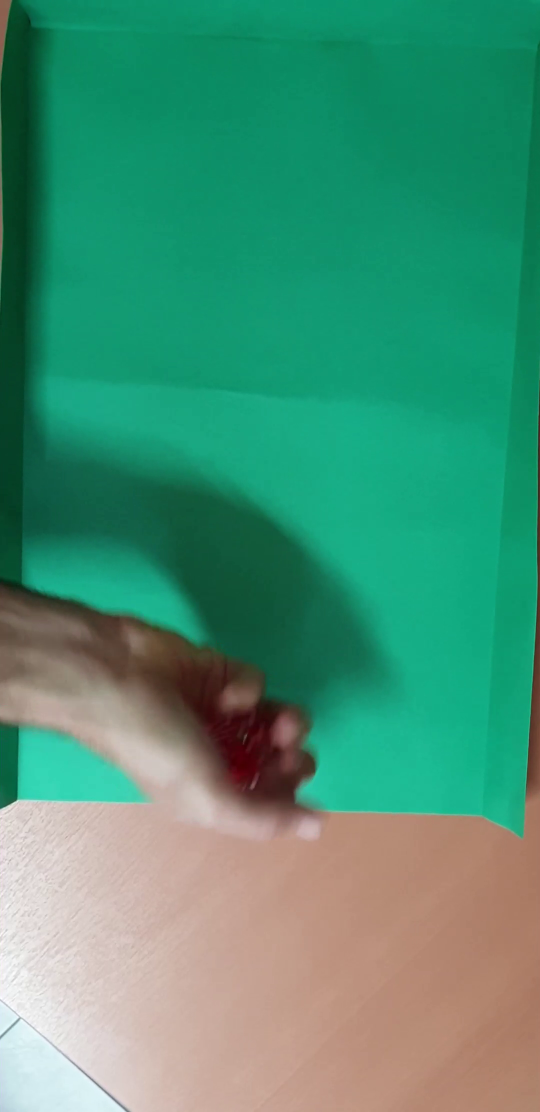
#> input picture frame 14 of tirada_1.mp4, 1080 x 2224 px (shown at 1/2 size)
$ python problema_1.py
#> lines starting #> are read from the running program, lines starting #| are printed output that depends on the picture; after the words box and inside, x2 and y2 are one past the last pixel; in counts of white or black regions, pixels touching at a corner belong together
#> in procesar_video, frame is the input picture: shape (2224, 1080, 3); mean B, G, R 116.6, 145.4, 73.4
import os
import cv2
import matplotlib.pyplot as plt
import numpy as np

folder_output = 'videos/output'
os.makedirs(folder_output, exist_ok = True)  # Si no existe, crea la carpeta 'output' en el directorio "videos"

def generar_mascara(frame):
    frame_hsv  = cv2.cvtColor(frame, cv2.COLOR_BGR2HSV)
#> frame_hsv: shape (741, 360, 3); mean H, S, V 58.6, 170, 155.6
    h, s, _ = cv2.split(frame_hsv)
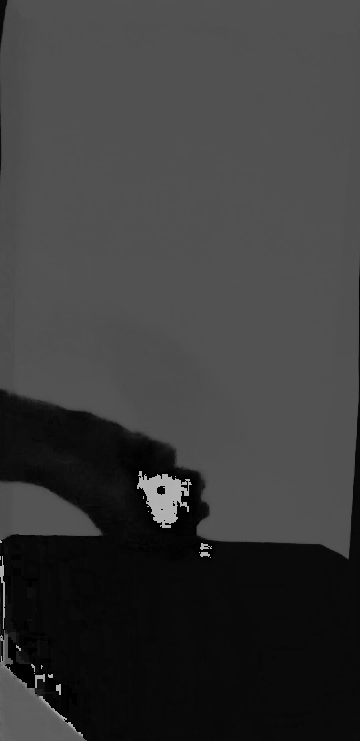
#> h: shape (741, 360); min 0, max 179, mean 58.6
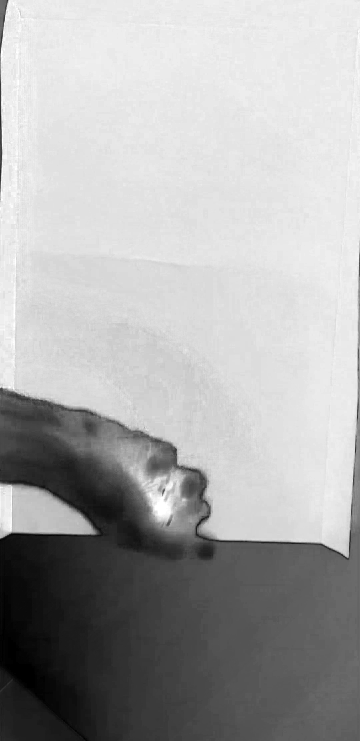
#> s: shape (741, 360); min 0, max 255, mean 170
    mask_R = (h < 10) | (h > 170)
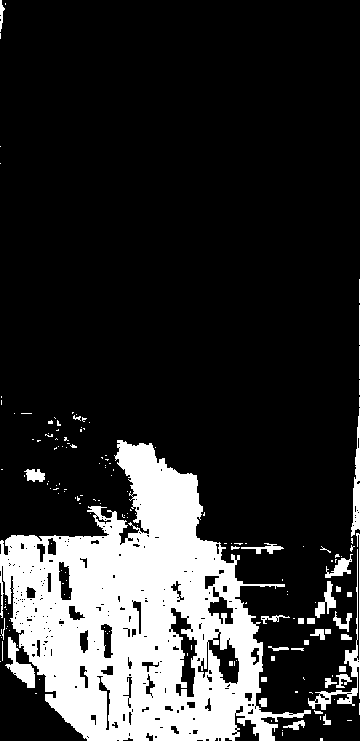
#> mask_R: shape (741, 360) bool; 19.1% white; 170 white regions (132 under 20 px), largest, box (x1, y1, x2, y2) and area: (0, 440, 311, 741) 45888, (308, 533, 360, 710) 993, (5, 637, 35, 688) 597
    mask_S = (s > 100)
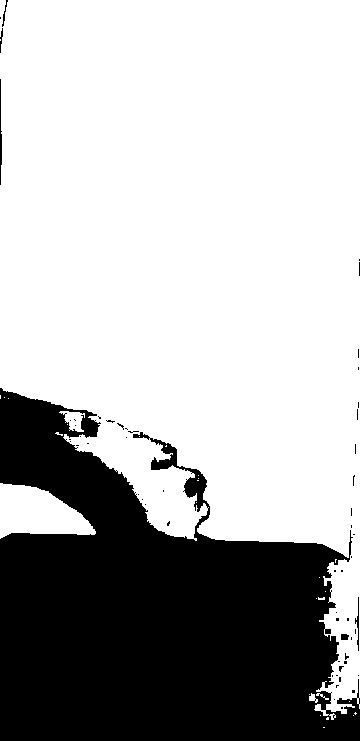
#> mask_S: shape (741, 360) bool; 69.5% white; 57 black regions (51 under 20 px), largest, box (x1, y1, x2, y2) and area: (0, 388, 360, 741) 80855, (0, 79, 2, 185) 138, (355, 597, 359, 651) 79, (341, 634, 349, 640) 43, (2, 0, 8, 27) 41, (0, 28, 3, 53) 36
    mask = (mask_R & mask_S).astype('uint8') * 255
#> mask: shape (741, 360); 2.4% white; 55 white regions (38 under 20 px), largest, box (x1, y1, x2, y2) and area: (114, 440, 203, 541) 4340, (351, 408, 360, 537) 578, (331, 533, 360, 700) 568
    elemento_estructural = cv2.getStructuringElement(cv2.MORPH_RECT,(2,2))
    mask_modif = cv2.morphologyEx(mask,cv2.MORPH_CLOSE, elemento_estructural)
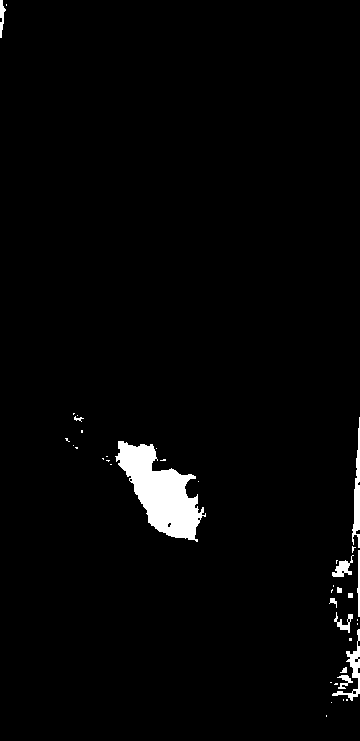
#> mask_modif: shape (741, 360); 2.4% white; 40 white regions (27 under 20 px), largest, box (x1, y1, x2, y2) and area: (115, 441, 206, 542) 4391, (352, 417, 360, 548) 525, (332, 629, 360, 701) 437
    return mask_modif

def es_dado(stats_dado, recorte_bool_dado, area_total):
    x = stats_dado[0]
    y = stats_dado[1]
    w = stats_dado[2]
    h = stats_dado[3]

    contours, hierarchy = cv2.findContours(recorte_bool_dado, cv2.RETR_TREE, cv2.CHAIN_APPROX_SIMPLE)

    if hierarchy is None:
        return -1

    idx_dado = None

    for j, cnt in enumerate(contours):
        parent = hierarchy[0][j][3]
        if parent == -1: #Contorno padre, el dado

            area = cv2.contourArea(cnt)
            perimetro = cv2.arcLength(cnt, True)

            if perimetro == 0:
                continue

            rho = 4 * np.pi * area /(perimetro ** 2)
            if rho > 0.5 and area/area_total > 0.0001 and area/area_total < 0.0005:

                idx_dado = j
                puntos = 0

                for j, cnt in enumerate(contours):
                    if hierarchy[0][j][3] == idx_dado: #Contornos hijos del padel detectado
                        puntos += 1
                break

    if idx_dado is None:
        return -1
    else:
        return puntos

def calcular_distancias(dados_frame_actual, dados_frame_anterior):
    dados_frame_actual = sorted(dados_frame_actual, key=lambda s: (s[1], s[0]))
    dados_frame_anterior = sorted(dados_frame_anterior, key=lambda s: (s[1], s[0]))
    distancias = []
    for s1, s2 in zip(dados_frame_actual, dados_frame_anterior):

        # centroides
        cx1 = s1[0] + s1[2] / 2
        cy1 = s1[1] + s1[3] / 2
        cx2 = s2[0] + s2[2] / 2
        cy2 = s2[1] + s2[3] / 2

        # distancia
        dist = ((cx1 - cx2)**2 + (cy1 - cy2)**2) ** 0.5
        distancias.append(dist)
    return distancias

def procesar_video(file):

    print(f'Iniciando procesamiento {file}...')
    path_input = f'videos/{file}'
    path_output = f'{folder_output}/{file}'
    # --- Leer un video ------------------------------------------------
    cap = cv2.VideoCapture(path_input)  # Abre el archivo de video especificado ('tirada_1.mp4') para su lectura.
    width = int(cap.get(cv2.CAP_PROP_FRAME_WIDTH))  # Obtiene el ancho del video en píxeles usando la propiedad CAP_PROP_FRAME_WIDTH.
    height = int(cap.get(cv2.CAP_PROP_FRAME_HEIGHT))  # Obtiene la altura del video en píxeles usando la propiedad CAP_PROP_FRAME_HEIGHT.
    fps = int(cap.get(cv2.CAP_PROP_FPS))  # Obtiene los cuadros por segundo (FPS) del video usando CAP_PROP_FPS.
    # n_frames = int(cap.get(cv2.CAP_PROP_FRAME_COUNT)) # Obtiene el número total de frames en el video usando CAP_PROP_FRAME_COUNT.
    dsize=(int(width/3), int(height/3))

    out = cv2.VideoWriter(path_output, cv2.VideoWriter_fourcc(*'mp4v'), fps, dsize)

    area_total = width * height
    dados_frame_anterior = []
    suma_frame_a_frame = 0
    distancias = []
    flag_info_consola = 1

    while (cap.isOpened()): # Verifica si el video se abrió correctamente.
        cant_dados = 0
        ret, frame = cap.read() # 'ret' indica si la lectura fue exitosa (True/False) y 'frame' contiene el contenido del frame si la lectura fue exitosa.

        if ret == True:

            #print(frame_number)
            #print('*****************')
            frame = cv2.resize(frame, dsize=(int(width/3), int(height/3))) # Redimensiona el frame capturado.

            mask = generar_mascara(frame)

            dados_frame_actual = []

            n, labels, stats, centroids = cv2.connectedComponentsWithStats(mask)
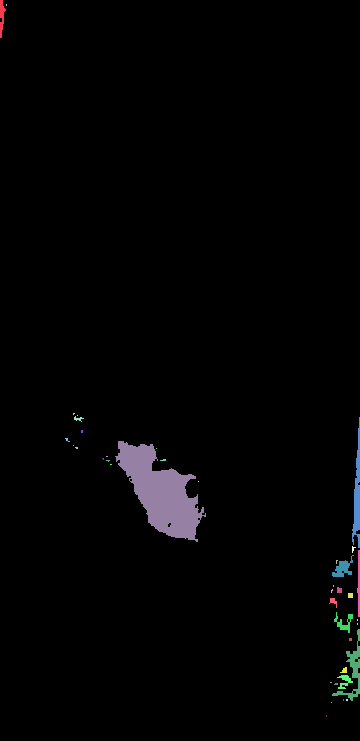
#> labels: shape (741, 360) int32; 41 distinct labels, from 0 to 40; one colour per label, 0 black
#> n = 41; stats = 41 rows, first 6: [0, 0, 360, 741, 260443], [0, 0, 6, 38, 122], [6, 4, 1, 2, 2], [73, 413, 2, 2, 3], [77, 415, 1, 1, 1], [74, 416, 10, 6, 26]; centroids = 41 pairs, first value 1.43 to 358.4, second value 4.5 to 715.5

            for i in range(1, n):  # 0 es fondo
                recorte_bool = (labels == i).astype('uint8')
                valor = es_dado(stats[i], recorte_bool, area_total) #Si es dado, devuelvo el valor del dado. Si no logra detectar el valor, devuelve 0. Si no es dado, devuelve -1.

                if valor >= 0:
                    stats_completas = np.append(stats[i], valor)
                    dados_frame_actual.append(stats_completas)
#> this loop made 40 passes
#> (x in es_dado, y in es_dado, w in es_dado, h in es_dado, contours in es_dado) on passes 1, 2, 3, 5, 7, 8, 11, 13, 14: (0, 0, 6, 38, 1 contour; box (x1, y1, x2, y2) and area: (0, 0, 6, 38) 82), (6, 4, 1, 2, [[[6, 4], [6, 5]]]), (73, 413, 2, 2, [[[73, 413], [73, 414], [74, 413]]]), (74, 416, 10, 6, 1 contour, all with area under 20), (81, 430, 2, 3, [[[81, 430], [81, 432], [82, 432], [82, 430]]]), (65, 438, 5, 4, 1 contour, all with area under 20), (75, 447, 3, 2, [[[75, 447], [76, 448], [77, 448], [77, 447]]]), (106, 456, 2, 1, [[[106, 456], [107, 456]]]), (102, 458, 2, 2, [[[102, 458], [103, 459], [103, 458]]])
#> (x in es_dado, y in es_dado, w in es_dado, h in es_dado) on passes 4, 6, 9, 10, 12, 15: (77, 415, 1, 1), (352, 417, 8, 131), (115, 441, 91, 101), (73, 445, 1, 1), (156, 448, 1, 1), (160, 459, 6, 2)
#> pass 1, in procesar_video, `recorte_bool = (labels == i).astype('uint8')`:
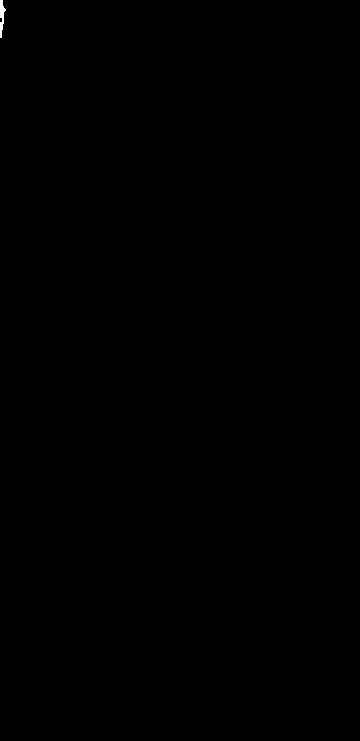
#> recorte_bool: shape (741, 360); values 0 (black) and 1 (white), 0.05% white; 1 white region, box (x1, y1, x2, y2) and area: (0, 0, 6, 38) 122
#> after the loop, dados_frame_actual = []

            if (len(dados_frame_actual) == len(dados_frame_anterior) == 5):

                distancias = calcular_distancias(dados_frame_actual, dados_frame_anterior)

                if sum(distancias) <= 5:
                    suma_frame_a_frame = suma_frame_a_frame + 1
                else:
                    suma_frame_a_frame = 0

                if suma_frame_a_frame >= 7:
                    for i,dado in enumerate(dados_frame_actual):
                        x=dado[0]
                        y=dado[1]
                        w=dado[2]
                        h=dado[3]
                        valor = dado[5]
                        color = (0,0,0)
                        margen = 2
                        x_new = x - margen
                        y_new = y - margen
                        w_new = w + 2*margen
                        h_new = h + 2*margen
                        a=cv2.rectangle(frame, (x_new, y_new), (x_new + w_new, y_new + h_new), color, 1)
                        texto_dado = f'Dado {i+1}'
                        texto_valor = f'Valor: {valor}'
                        b=cv2.putText(frame, texto_dado, (x_new, y_new - 5), cv2.FONT_HERSHEY_SIMPLEX, 0.25, color, 1)
                        b=cv2.putText(frame, texto_valor, (x_new, y_new + h_new + 10), cv2.FONT_HERSHEY_SIMPLEX, 0.25, color, 1)

                    if flag_info_consola:
                        dados_info_consola = dados_frame_actual
                        flag_info_consola = 0


            dados_frame_anterior = dados_frame_actual
#> dados_frame_anterior = []

            #cv2.imshow('Frame', frame) # Muestra el frame redimensionado.

            out.write(frame)
            #frame_number += 1
            #print('*****************')
            #if cv2.waitKey(25) & 0xFF == ord('q'): # Espera 25 milisegundos a que se presione una tecla. Si se presiona 'q' se rompe el bucle y se cierra la ventana.
            #    break
        else:
            break

    cap.release() # Libera el objeto 'cap', cerrando el archivo.
    cv2.destroyAllWindows() # Cierra todas las ventanas abiertas.
    print('----------------------------------------')
    print('Los dados detectados son los siguientes:')
    print('----------------------------------------')

    for i,dado_consola in enumerate(dados_info_consola):
        valor = dado_consola[5]
        texto_dado_consola = f'Dado {i+1}. Valor: {valor}'
        print(texto_dado_consola)

    print('----------------------------------------')
    print(f'Fin procesamiento {file}')
    print('****************************************')


videos = ['1','2','3','4']
for video in videos:
    file = f'tirada_{video}.mp4'
    procesar_video(file)

$ run again, starting later in the video
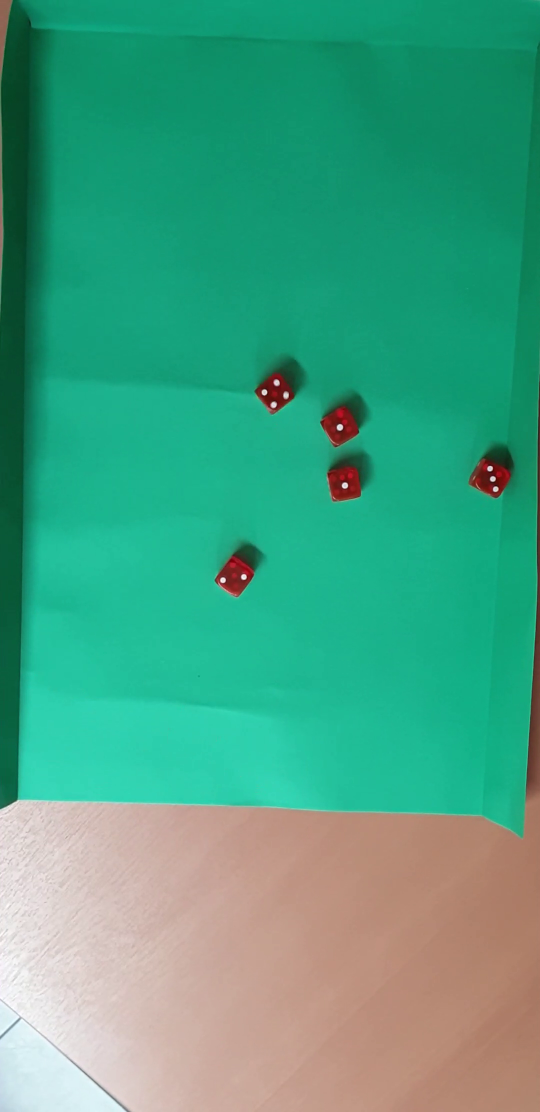
#> input picture frame 65 of tirada_1.mp4, 1080 x 2224 px (shown at 1/2 size)
#> in procesar_video, frame is the input picture: shape (2224, 1080, 3); mean B, G, R 130.6, 161, 71.8
#> frame: shape (741, 360, 3)
#> frame_hsv: shape (741, 360, 3); mean H, S, V 63.1, 176, 170.7
#> in generar_mascara, `mask_R = (h < 10) | (h > 170)`:
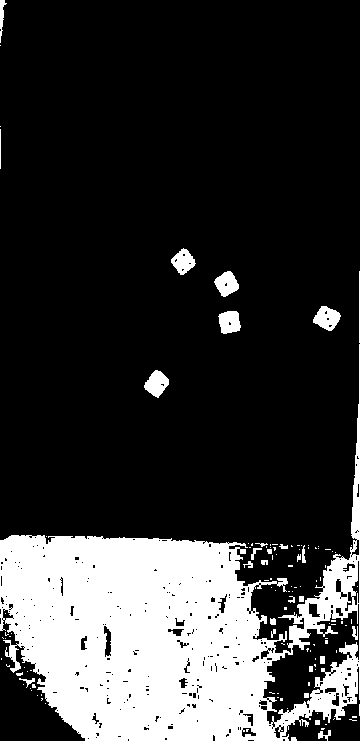
#> mask_R: shape (741, 360) bool; 21.1% white; 120 white regions (91 under 20 px), largest, box (x1, y1, x2, y2) and area: (0, 344, 360, 741) 53039, (313, 306, 341, 331) 442, (144, 370, 169, 398) 430
#> mask_S: shape (741, 360) bool; 73.8% white; 91 black regions (79 under 20 px), largest, box (x1, y1, x2, y2) and area: (0, 530, 360, 741) 68700, (0, 73, 2, 190) 161, (0, 0, 8, 57) 92
#> mask: shape (741, 360); 1.9% white; 31 white regions (22 under 20 px), largest, box (x1, y1, x2, y2) and area: (321, 344, 360, 698) 2916, (313, 306, 341, 331) 412, (214, 271, 239, 297) 395
#> mask_modif: shape (741, 360); 1.9% white; 23 white regions (11 under 20 px), largest, box (x1, y1, x2, y2) and area: (327, 408, 360, 619) 1818, (319, 643, 360, 699) 951, (314, 307, 342, 332) 413
#> in procesar_video, `n, labels, stats, centroids = cv2.connectedComponentsWithStats(mask)`:
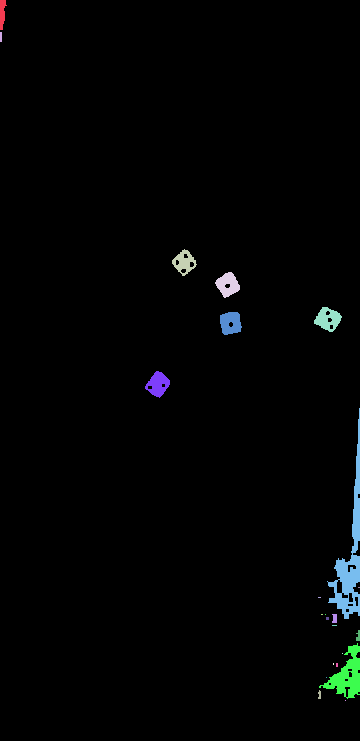
#> labels: shape (741, 360) int32; 24 distinct labels, from 0 to 23; one colour per label, 0 black
#> n = 24; stats = 24 rows, first 6: [0, 0, 360, 741, 261765], [0, 0, 7, 30, 139], [0, 32, 2, 10, 20], [172, 249, 25, 27, 340], [215, 272, 25, 26, 396], [314, 307, 28, 25, 413]; centroids = 24 rows, first 8: [177.4, 368.1], [1.94, 12.83], [0.5, 36.5], [183.8, 261.8], [227.4, 284.2], [327.5, 318.8], [230.2, 322.6], [157.6, 383.8]
#> the loop in procesar_video, `for i in range(1, n):` made 23 passes
#> (x in es_dado, y in es_dado, w in es_dado, h in es_dado, valor, stats_completas) on passes 3 to 7: (172, 249, 25, 27, 4, [172, 249, 25, 27, 340, 4]), (215, 272, 25, 26, 1, [215, 272, 25, 26, 396, 1]), (314, 307, 28, 25, 3, [314, 307, 28, 25, 413, 3]), (220, 312, 22, 23, 1, [220, 312, 22, 23, 396, 1]), (145, 371, 25, 27, 2, [145, 371, 25, 27, 395, 2])
#> after the loop in procesar_video, `for i in range(1, n):`: dados_frame_actual = [[172, 249, 25, 27, 340, 4], [215, 272, 25, 26, 396, 1], [314, 307, 28, 25, 413, 3], [220, 312, 22, 23, 396, 1], [145, 371, 25, 27, 395, 2]]
#> dados_frame_anterior has the same summary as dados_frame_actual

$ run again, starting later in the video
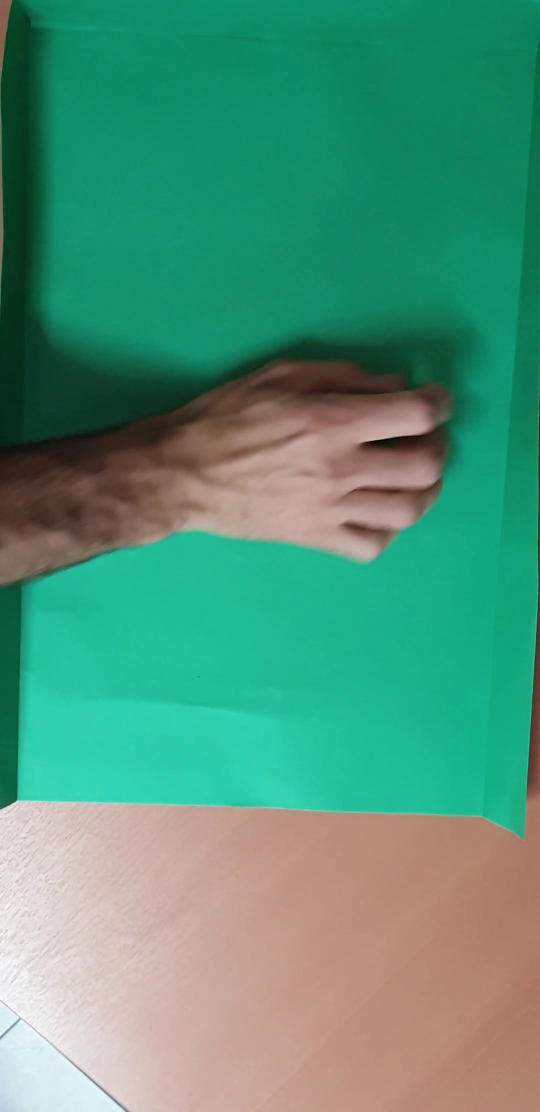
#> input picture frame 116 of tirada_1.mp4, 1080 x 2224 px (shown at 1/2 size)
#> in procesar_video, frame is the input picture: shape (2224, 1080, 3); mean B, G, R 120.7, 147.4, 80.8
#> frame: shape (741, 360, 3)
#> frame_hsv: shape (741, 360, 3); mean H, S, V 55.2, 161.4, 159.4
#> in generar_mascara, `mask_R = (h < 10) | (h > 170)`:
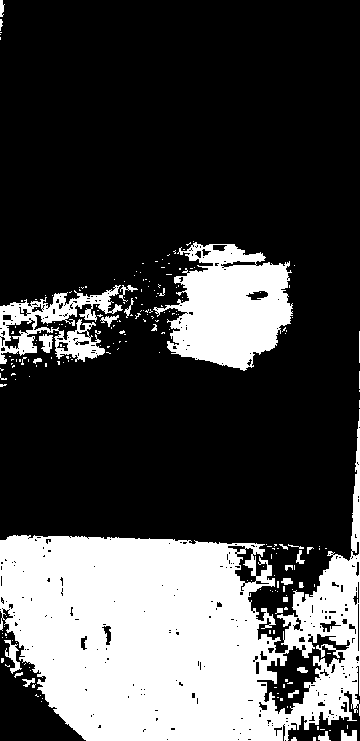
#> mask_R: shape (741, 360) bool; 27.8% white; 221 white regions (192 under 20 px), largest, box (x1, y1, x2, y2) and area: (0, 409, 360, 741) 57103, (153, 242, 293, 371) 10995, (0, 285, 123, 364) 3759
#> mask_S: shape (741, 360) bool; 67.1% white; 58 black regions (45 under 20 px), largest, box (x1, y1, x2, y2) and area: (0, 533, 360, 741) 68197, (0, 239, 301, 391) 18433, (0, 293, 40, 307) 244
#> mask: shape (741, 360); 3.5% white; 113 white regions (93 under 20 px), largest, box (x1, y1, x2, y2) and area: (319, 409, 360, 700) 3903, (0, 285, 123, 354) 2506, (177, 242, 262, 280) 1270
#> mask_modif: shape (741, 360); 3.6% white; 82 white regions (65 under 20 px), largest, box (x1, y1, x2, y2) and area: (320, 422, 360, 701) 3874, (0, 286, 128, 355) 2943, (174, 243, 263, 281) 1336
#> in procesar_video, `n, labels, stats, centroids = cv2.connectedComponentsWithStats(mask)`:
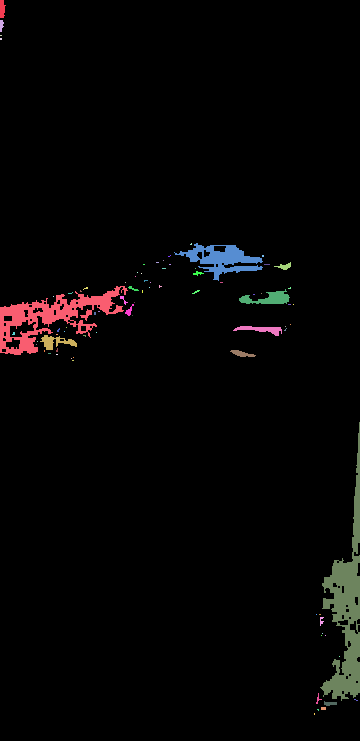
#> labels: shape (741, 360) int32; 83 distinct labels, from 0 to 82; one colour per label, 0 black
#> n = 83; stats = 83 rows, first 6: [0, 0, 360, 741, 257071], [0, 0, 6, 18, 82], [0, 20, 4, 12, 35], [0, 35, 2, 1, 2], [0, 38, 2, 2, 4], [190, 243, 2, 2, 3]; centroids = 83 pairs, first value 0.5 to 355.5, second value 8.54 to 713.5
#> the loop in procesar_video, `for i in range(1, n):` made 82 passes
#> (x in es_dado, y in es_dado, w in es_dado, h in es_dado) on passes 6, 9, 11, 16, 18, 19, 20, 22: (174, 243, 89, 38), (163, 260, 1, 1), (274, 262, 17, 8), (195, 268, 1, 1), (137, 272, 1, 1), (141, 273, 1, 1), (135, 276, 1, 1), (125, 282, 1, 1)
#> after the loop in procesar_video, `for i in range(1, n):`: dados_frame_actual = []
